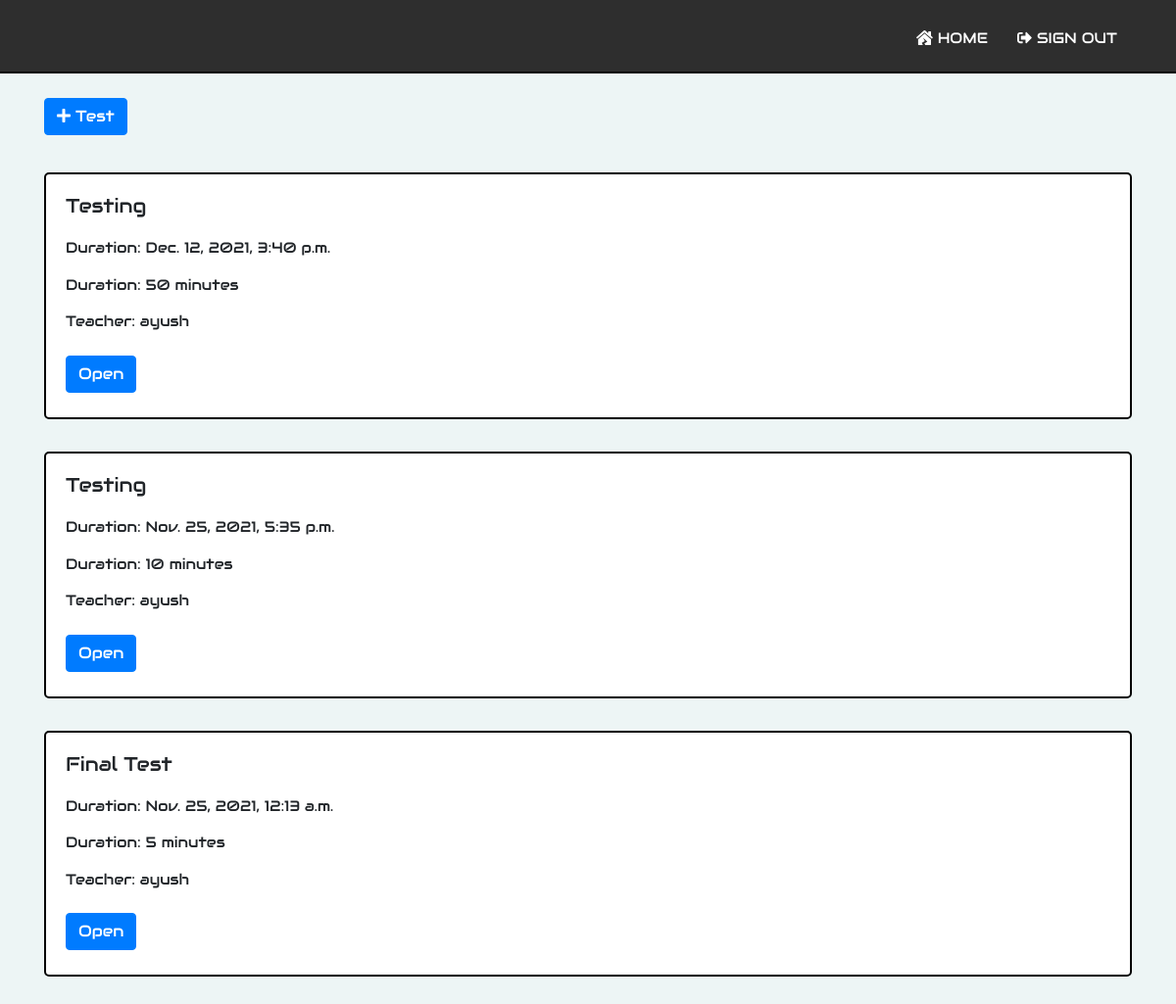
The page / (signed in) on the database as committed earlier.
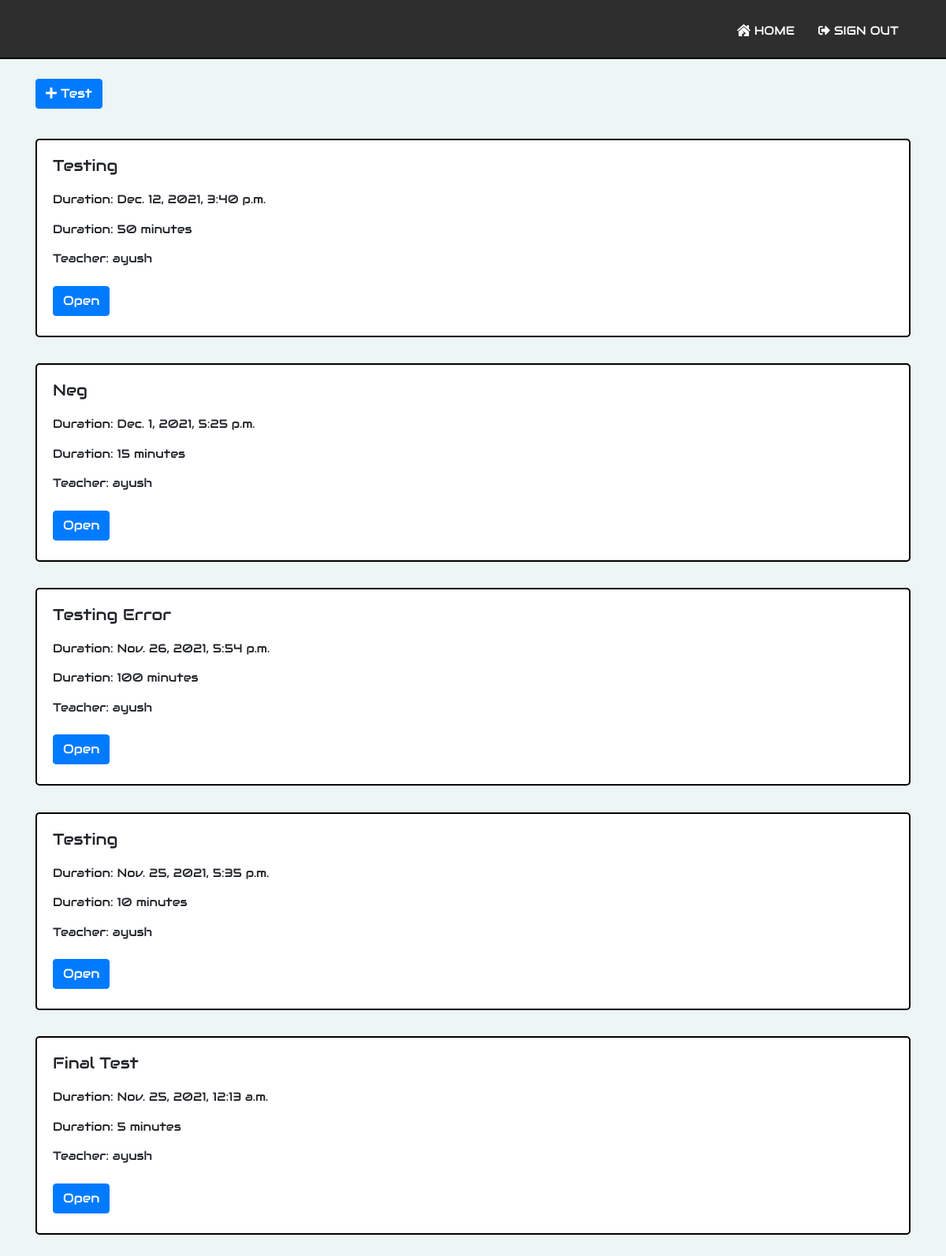
The same page on the database as committed later.
### grader/models.py (models this page shows, shortened)
class Test(models.Model):
    test_id = models.AutoField(primary_key = True)
    user = models.ForeignKey(User, on_delete = models.CASCADE)
    title = models.CharField(max_length = 255)
    link = models.CharField(max_length = 255)
    semester = models.IntegerField()
    branch = models.CharField(max_length = 255)
    duration = models.IntegerField()
    start_time = models.DateTimeField()
    end_time = models.DateTimeField()

### grader/views.py (the view)
# urls.py: path('', views.index, name='index'),
def index(request):
	context = {
		'title': 'Home'
	}
	if request.user.username:
		username = request.user.username
		role = UserRole.objects.get(user = request.user).role
		context['role'] = role
		cur_time = timezone.localtime(timezone.now())
		if role == 'teacher':
			tests = Test.objects.all().filter(user = request.user)
		else:
			details = StudentDetail.objects.get(user = request.user)
			tests = Test.objects.all().filter(branch = details.branch)
			tests = tests.filter(semester = details.semester)
		context['is_teacher'] = True if role == 'teacher' else False
		tests = tests.order_by('-start_time')
		if len(tests) == 0:
			messages.info(request, 'No tests available')
		page = request.GET.get('page', 1)
		paginator = Paginator(tests, 5)
		try:
			paginated_tests = paginator.page(page)
		except PageNotAnInteger:
			paginated_tests = paginator.page(1)
		except EmptyPage:
			paginated_tests = paginator.page(paginator.num_pages)
		context['tests'] = paginated_tests
	return render(request, 'grader/index.html', context=context)

### templates/grader/index.html (shortened to what this page needs)
{% extends "grader/base.html" %}
{% load static %}
{% block content %}
    {% if is_teacher %}
        <a class="btn btn-primary" href="{% url 'create-test' %}"><i class="fas fa-plus"></i> Test</a>
    {% else %}
        <div class="space"></div>
        <div class="space"></div>
    {% endif %}
    {% if request.user.is_authenticated %}
        {% if tests %}
            {% for test in tests %}
                <div class="test-card">
                    <div class="card-body">
                        <h5 class="card-title">{{ test.title|title }}</h5>
                        <p class="card-text">
                            Duration: {{ test.start_time }}
                            <br>
                            Duration: {{ test.duration }} minutes
                            <br>
                            Teacher: {{ test.user.username }}
                        </p>
                        <a href="{% url 'test' test.link %}" class="btn btn-primary">Open</a>
                    </div>
                </div>
            {% endfor %}
        {% endif %}
    {% endif %}
    <div class="space"></div>
{% endblock content %}

### templates/grader/base.html (shortened to what this page needs)
<!DOCTYPE html>
{% load static %}
<html lang="en" dir="ltr">
    <head>
        <link type="text/css" rel="stylesheet" href="https://cdnjs.cloudflare.com/ajax/libs/font-awesome/4.7.0/css/font-awesome.min.css">
        <link type="text/css" rel="stylesheet" href="https://stackpath.bootstrapcdn.com/bootstrap/4.3.1/css/bootstrap.min.css">
        <link type="text/css" rel="stylesheet" href="{% static "css/problem.css" %}">
        <link type="text/css" rel="stylesheet" href="{% static "css/create_problem.css" %}">
        <link type="text/css" rel="stylesheet" href="{% static "css/test_view.css" %}">
        <link type="text/css" rel="stylesheet" href="{% static "css/navbar.css" %}">
        <link type="text/css" rel="stylesheet" href="{% static "css/pagination.css" %}">
        <link type="text/css" rel="stylesheet" href="{% static "css/styles.css" %}">
        <link rel="stylesheet" href="https://pro.fontawesome.com/releases/v5.10.0/css/all.css"/>
    </head>
    <body class="my-login-page">
        <header class="nav-header">
            <div class="container">
                <nav>
                    <ul class="navigation">
                        <li><a href="{% url 'index' %}"><i class="fas fa-house-damage"></i> Home</a></li>
                        {% if request.user.is_authenticated %}
                            <li><a href="{% url 'signout' %}"><i class="fas fa-sign-out-alt"></i> Sign Out</a></li>
                        {% else %}
                            <li><a href="{% url 'signin' %}"><i class="fas fa-sign-in-alt"></i> Sign In</a></li>
                            <li><a href="{% url 'signup' %}"><i class="fas fa-user-plus"></i> Sign Up</a></li>
                        {% endif %}
                    </ul>
                </nav>
            </div>
        </header>
        <div class="container">
            <div class="space"></div>
            {% block content %}
            {% endblock content %}
        </div>
    </body>
</html>

### static/css/create_problem.css (style rules this page uses)
.space { height: 50px; }

### static/css/test_view.css (style rules this page uses)
.test-card { background-color: white; border: 2px solid black; margin-top: 3%; padding: 0; border-radius: 5px; line-height: 250%; }

### static/css/navbar.css (style rules this page uses)
.nav-header { height: 75px; width: 100%; float: left; background: #2e2e2e; padding: 0 20px; color: #fff; margin-bottom: 25px; border-bottom: 2px solid black; }
.navigation { margin: 0px; float: right; }
.navigation li { list-style: none; float: left; }
.navigation li a { color: #fff; padding: 28px 15px; text-transform: uppercase; text-align: center; display: block; text-decoration: none; }

### static/css/pagination.css (style rules this page uses)
a { text-decoration: none; }

### static/css/styles.css (style rules this page uses)
body { font-family: "Audiowide", sans-serif; background-color: #edf5f5; }
html, body { height: 100%; }
body.my-login-page { font-size: 15px; }
.btn { margin-bottom: 5px; }

Rows that differ between the two databases and show on the page:
added Test: title "Neg", start_time "Dec. 1, 2021, 5:25 p.m.", duration "15", user.username "ayush"
added Test: title "Testing Error", start_time "Nov. 26, 2021, 5:54 p.m.", duration "100", user.username "ayush"
